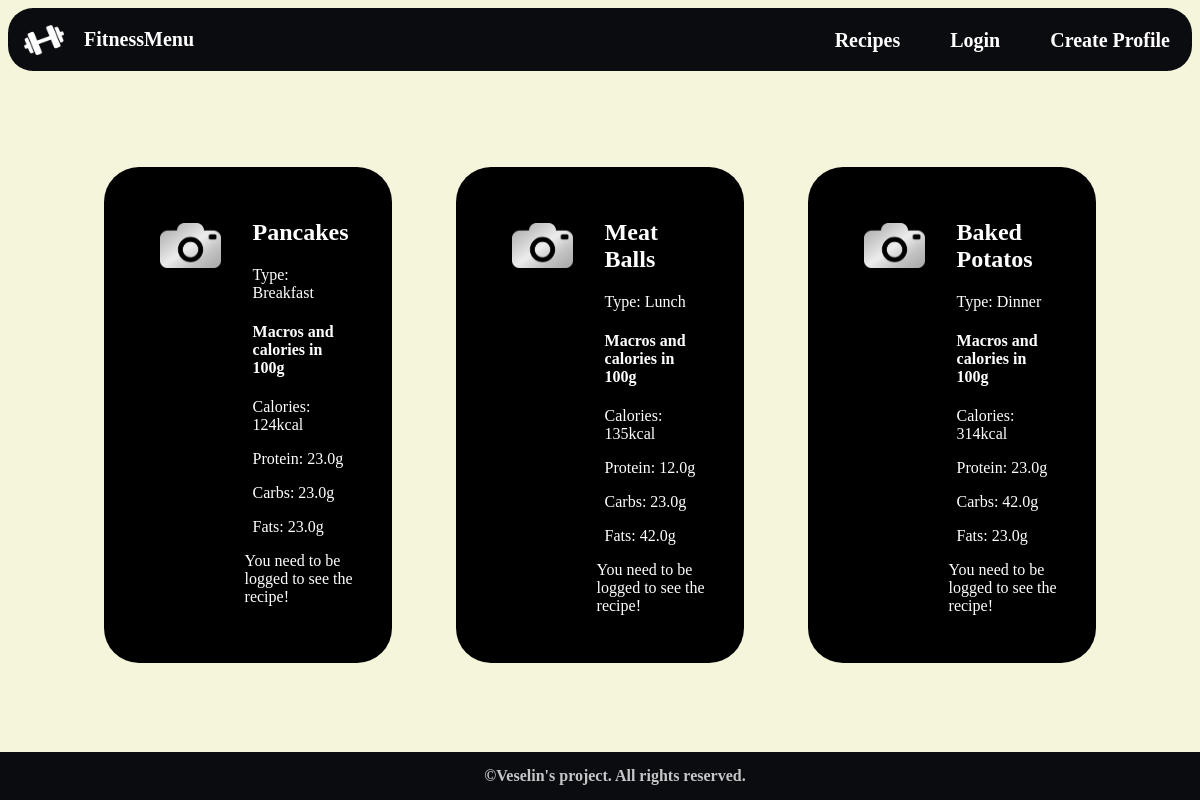
The page /recipes/list/ on the database its author committed.
### fitness_menu_app/recipes/models.py (models this page shows, shortened)
class Recipe(models.Model):
    RECIPE_NAME_MAX_LENGTH = 50
    RECIPE_TYPE_MAX_LENGTH = 30
    name = models.CharField(
        max_length=RECIPE_NAME_MAX_LENGTH,
        unique=False,
        blank=False,
        null=False,
    )
    type = models.CharField(
        max_length=RECIPE_TYPE_MAX_LENGTH,
        choices=RecipeTypes.choices,
        null=False,
        blank=False,
    )
    description = models.TextField(
        blank=False,
        null=False,
    )
    image_url = models.URLField(
        blank=True,
        null=True,
    )
    owner = models.ForeignKey(
        UserModel,
        on_delete=models.CASCADE,
        related_name='recipes',
    )
    created_at = models.DateTimeField(
        _("created_at"),
        default=timezone.now,
    )

class Nutrition(models.Model):
    recipe = models.ForeignKey(
        Recipe,
        on_delete=models.CASCADE,
        related_name='nutrition',
        blank=True,
        null=True,
    )
    calories = models.IntegerField(
        blank=False,
        null=False,
    )
    protein = models.FloatField(
        blank=False,
        null=False,
    )
    carbs = models.FloatField(
        blank=False,
        null=False,
    )
    fats = models.FloatField(
        blank=False,
        null=False,
    )

### fitness_menu_app/recipes/views.py (the view)
# urls.py: path('list/', RecipeListView.as_view(), name='recipes list'),
class RecipeListView(views.ListView):
    model = Recipe
    template_name = 'recipes/recipe_list.html'
    context_object_name = 'recipe_nutrition_list'
    paginate_by = 3
    def get_queryset(self):
        queryset = super().get_queryset()
        recipe_nutrition_list = []
        for recipe in queryset:
            nutrition = recipe.nutrition.first()
            recipe_nutrition_list.append((recipe, nutrition))
        return recipe_nutrition_list

### templates/recipes/recipe_list.html (shortened to what this page needs)
{% extends 'base.html' %}
{% load static %}
{% block main_content %}
    <section id="recipe-list">
        {% for recipe, nutrition in recipe_nutrition_list %}
            <div class="recipe">
                <div class="image">
                    {% if recipe.image_url %}
                        <img id="recipe-img" src="{{ recipe.image_url }}" alt="photo"/>
                    {% else %}
                        <img id="recipe-img" src="{% static "/images/no-photo-image.png" %}" alt="no-photo"/>
                    {% endif %}
                </div>
                <div>
                    <div class="description">
                        <h2 class="name">{{ recipe.name }}</h2>
                        <p class="type">Type: {{ recipe.type }}</p>
                        <h4>Macros and calories in 100g</h4>
                        <p class="calories">Calories: {{ nutrition.calories }}kcal</p>
                        <p class="protein">Protein: {{ nutrition.protein }}g</p>
                        <p class="carbs">Carbs: {{ nutrition.carbs }}g</p>
                        <p class="fats">Fats: {{ nutrition.fats }}g</p>
                    </div>
                    {% if request.user.is_authenticated %}
                        <div class="btn">
                            <a id="details-btn" href="{% url 'details recipe' pk=recipe.pk%}">See the recipe !</a>
                        </div>
                    {% else %}
                        <div class="register-message">
                           <p>You need to be logged to see the recipe!</p>
                        </div>
                    {% endif %}
                </div>
            </div>
        {% endfor %}
    </section>
    <div class="pagination">
        <span class="step-links">
            <span class="current">
            </span>
            {% if page_obj.has_next %}
                <a href="?page={{ page_obj.next_page_number }}">next</a>
                <a href="?page={{ page_obj.paginator.num_pages }}">last &raquo;</a>
            {% endif %}
        </span>
    </div>
{% endblock %}

### staticfiles/css/home-page.css (style rules this page uses)
body { background-color: beige; }

### staticfiles/css/details-profile.css (style rules this page uses)
img { width: 200px; }
a { text-decoration: none; }

### staticfiles/css/recipe-list.css (style rules this page uses)
#recipe-list { display: flex; max-width: 100%; margin: 2em; padding: 2em; justify-content: center; }
.recipe { width: 30%; margin: 2em; padding: 2em; display: flex; background-color: black; color: white; border-radius: 35px; }
.image { width: 60%; margin: 0.5em; padding: 1em; }
.description { margin: 0.5em; }
#recipe-img { width: 100%; }
.pagination { margin-top: 20px; text-align: center; }
.pagination .step-links { display: inline-block; border: 1px solid #ddd; padding: 5px 10px; border-radius: 5px; background-color: black; }
.pagination .step-links a { color: white; text-decoration: none; padding: 3px 8px; border: 1px solid #ddd; margin: 0 2px; border-radius: 3px; }
.pagination .current { font-weight: bold; color: white; padding: 3px 8px; border: 1px solid #ddd; margin: 0 2px; border-radius: 3px; background-color: black; }

### staticfiles/css/recipe-details.css (style rules this page uses)
img[alt=no-photo] { width: 100%; }

### rows shown on the page
Recipe: name "Pancakes", type "Breakfast", calories "124", protein "23.0", carbs "23.0", fats "23.0"
Recipe: name "Meat Balls", type "Lunch", calories "135", protein "12.0", carbs "23.0", fats "42.0"
Recipe: name "Baked Potatos", type "Dinner", calories "314", protein "23.0", carbs "42.0", fats "23.0"
